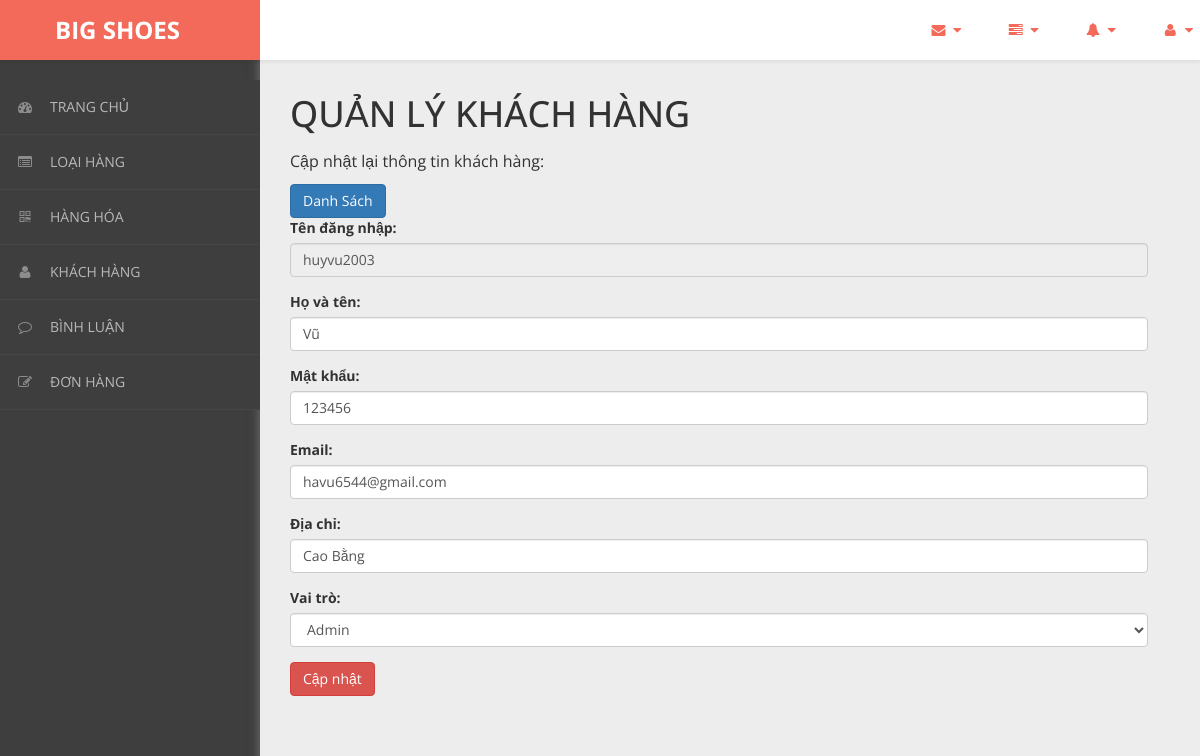
The app's page /admin/content/khach-hang/khach-hang-update.php?ma_kh=huyvu2003 with its own data.
### tables this page shows
CREATE TABLE `khach_hang` (
  `ma_kh` varchar(50) NOT NULL,
  `ho_ten` varchar(50) NOT NULL,
  `mat_khau` varchar(50) NOT NULL,
  `email` varchar(50) NOT NULL,
  `dia_chi` varchar(50) NOT NULL,
  `vai_tro` int(11) NOT NULL DEFAULT 0
);

### admin/dao/pdo.php (called while the page is built, shortened)
<?php
    function pdo_get_connection(){
        $pdo = new PDO("mysql:host=localhost;dbname=bigshoes",'root','');
        $pdo->setAttribute(PDO::ATTR_ERRMODE, PDO::ERRMODE_EXCEPTION);
        return $pdo;
    }
    function pdo_query_one($sql){
        $sql_args = array_slice(func_get_args(),1);
        try{
            $conn = pdo_get_connection();
            $stmt = $conn ->prepare($sql);
            $stmt -> execute($sql_args);
            $row = $stmt -> fetch();
            return $row;
        }catch(PDOException $e){
            throw $e;
        }finally{
            unset($conn);
        }
    }
    ?>

### admin/dao/khach-hang.php (called while the page is built, shortened)
<?php
    require_once ('pdo.php');
    function khach_hang_select_by_id($ma_kh){
        $sql = "SELECT * FROM khach_hang WHERE ma_kh=?";
        return pdo_query_one($sql,$ma_kh);
    }
?>

### admin/content/khach-hang/khach-hang-update.php (the view, shortened to what this page needs)
<!DOCTYPE html>
<html xmlns="http://www.w3.org/1999/xhtml">
<head>
    <link href="../../../css/admin/css/bootstrap.css" rel="stylesheet" />
    <link href="../../../css/admin/css/font-awesome.css" rel="stylesheet" />
    <link href="../../../css/admin/css/custom-styles.css" rel="stylesheet" />
</head>
<body>
    <div id="wrapper">
        <nav class="navbar navbar-default top-navbar" role="navigation">
            <div class="navbar-header">
                <a class="navbar-brand" href="../../../../bigshoes/trang-chinh/"><strong style = "margin-left: 40px;">BIG SHOES</strong></a>
            </div>
            <ul class="nav navbar-top-links navbar-right">
                <li class="dropdown">
                    <a class="dropdown-toggle" data-toggle="dropdown" href="#" aria-expanded="false">
                        <i class="fa fa-envelope fa-fw"></i> <i class="fa fa-caret-down"></i>
                    </a>
                </li>
                <li class="dropdown">
                    <a class="dropdown-toggle" data-toggle="dropdown" href="#" aria-expanded="false">
                        <i class="fa fa-tasks fa-fw"></i> <i class="fa fa-caret-down"></i>
                    </a>
                </li>
                <li class="dropdown">
                    <a class="dropdown-toggle" data-toggle="dropdown" href="#" aria-expanded="false">
                        <i class="fa fa-bell fa-fw"></i> <i class="fa fa-caret-down"></i>
                    </a>
                </li>
                <li class="dropdown">
                    <a class="dropdown-toggle" data-toggle="dropdown" href="#" aria-expanded="false">
                        <i class="fa fa-user fa-fw"></i> <i class="fa fa-caret-down"></i>
                    </a>
                </li>
            </ul>
        </nav>
        <nav class="navbar-default navbar-side" role="navigation">
            <div class="sidebar-collapse">
                <ul class="nav" id="main-menu">
                <li>
                        <a href="../thong-ke/thong-ke-list.php"><i class="fa fa-dashboard"></i>TRANG CHỦ</a>
                    </li>
                    <li>
                        <a href="../loai-hang/loai-hang-list.php"><i class="fa fa-list-alt" aria-hidden="true"></i>LOẠI HÀNG</a>
                    </li>
                    <li>
                        <a href="../hang-hoa/hang-hoa-list.php"><i class="fa fa-qrcode"></i>HÀNG HÓA</a>
                    </li>
                    <li>
                        <a href="../khach-hang/khach-hang-list.php"><i class="fa fa-user"></i>KHÁCH HÀNG</a>
                    </li>
                    <li>
                        <a href="../binh-luan/binh-luan-list.php"><i class="fa fa-comment-o" aria-hidden="true"></i>BÌNH LUẬN</a>
                    </li>
                    <li>
                        <a href="../hoa-don/hoa-don-list.php"><i class="fa fa-edit"></i>ĐƠN HÀNG</a>
                    </li>
                </ul>
            </div>
        </nav>
        <div id="page-wrapper">
		  <div class="header">
                        <div class="page-header">
                            <h1>QUẢN LÝ KHÁCH HÀNG</h1>
                            <p>Cập nhật lại thông tin khách hàng: </p>
                            <?php
                                require_once ('../../dao/khach-hang.php');
                                extract($_REQUEST);
                                $item = khach_hang_select_by_id($ma_kh);
                                extract($item);
                                extract($_REQUEST);
                            ?>
                            <a href="khach-hang-list.php"><button class="btn btn-primary">Danh Sách</button></a>
                            <form action="" method="post" enctype="multipart/form-data">
                            <div class="form-group">
                            <label for="">Tên đăng nhập:</label>
                            <input type="text" class="form-control" name="ma_kh"
                                placeholder="Nhập tên đăng nhập ..." value="<?=$ma_kh?>" readonly>
                            </div>
                            <div class="form-group">
                            <label for="">Họ và tên:</label>
                            <input type="text" class="form-control" name="ho_ten"
                                placeholder="Nhập họ và tên ..." value="<?=$ho_ten?>">
                            </div>
                            <div class="form-group">
                            <label for="">Mật khẩu:</label>
                            <input type="text" class="form-control" name="mat_khau"
                                placeholder="Nhập mật khẩu ..." value="<?=$mat_khau?>">
                            </div>
                            <div class="form-group">
                            <label for="">Email:</label>
                            <input type="text" class="form-control" name="email"
                                placeholder="Nhập email ..." value = "<?=$email?>">
                            </div>
                            <div class="form-group">
                            <label for="">Địa chỉ:</label>
                            <input type="text" class="form-control" name="dia_chi"
                                placeholder="Nhập địa chỉ ..." value = "<?=$dia_chi?>">
                            </div>
                            <div class="form-group">
                            <label for="">Vai trò:</label>
                            <select class="form-control" id="sel1" name="vai_tro">
                                <option value="1" <?php if($vai_tro==1) echo "selected" ?>>Admin</option>
                            </select>
                            </div>
                            <button type="submit" name="btn_update" class="btn btn-danger">Cập nhật</button>
                        </form>
                        </div>
		</div>
            </div>
        </div>
</body>
</html>

### css/admin/css/custom-styles.css (style rules this page uses)
body { font-family: 'Open Sans', sans-serif; background: #3E3E3E; }
#wrapper { width: 100%; }
#page-wrapper { padding: 15px 15px; min-height: 600px; background: #EDEDED; }
h1, .h1, h2, .h2, h3, .h3 { margin-top: 7px; margin-bottom: -5px; }
p { font-size:16px; line-height:25px; padding-top:20px; }
.navbar-side { z-index: 0; }
.navbar-side .nav > li > a > i { color: #8C8C8C;padding: 8px;width: 30px;text-align: center; }
.top-navbar { position: fixed; width: 100%; z-index: 300; -webkit-box-shadow: 0 3px 3px rgba(0, 0, 0, 0.05); -moz-box-shadow: 0 3px 3px rgba(0, 0, 0, 0.05); box-shadow: 0 3px 3px rgba(0, 0, 0, 0.05); }
.navbar-side { z-index: 1; position: fixed; width: 260px; top: 80px; }
#page-wrapper { position: relative; top: 55px; box-shadow: 0 0 10px #757575; -moz-box-shadow: 0 0 10px #757575; -webkit-box-shadow: 0 0 10px #757575; }
.page-header { margin: 0;border-bottom: 1px solid transparent;text-align: left;background-color: rgb(237, 237, 237);padding: 32px 22px 32px 0;color: #323232; }
.header { margin: 0 30px; }
.top-navbar { margin:0px; }
.top-navbar .navbar-brand { color: #fff;width: 260px;text-align: left;height: 60px;font-size: 24px;font-weight: 700;line-height: 30px;background: #F36A5A; }
.top-navbar .nav > li { position: relative; display: inline-block; margin: 0px; padding: 0px; }
.top-navbar .nav > li > a { position: relative; display: block; padding: 20px;color: #FFFFFF; margin: 0px; }
.sidebar-collapse , .sidebar-collapse .nav { background:none; }
.sidebar-collapse .nav { padding:0; }
.sidebar-collapse .nav > li > a { color: #B8B8B8; background:transparent; text-shadow:none; font-size: 14px; }
.sidebar-collapse > .nav > li > a { padding: 12px 10px; }
.sidebar-collapse > .nav > li { border-bottom: 1px solid rgba(107, 108, 109, 0.19); }
.navbar-side { border:none; background: #3E3E3E; }
.top-navbar { background: #FFFFFF; border-bottom:none; }
.top-navbar .nav > li > a > i { margin-right: 2px; }
.navbar-default { border:0px solid black; }
.navbar-header { background: transparent; }
.nav > li > a > i { margin-right:10px; color: rgb(243, 106, 90); }
@media (min-width:768px) { #page-wrapper { margin: 0 0 0 260px; padding: 0; min-height: 1200px; } }
@media (min-width:768px) { .navbar-side { width: 260px; z-index: 1; } }
@media (min-width:768px) { .navbar { border-radius: 0px; } }

### records on screen
khach_hang: ho_ten "Vũ", mat_khau "123456", email "havu6544@gmail.com", dia_chi "Cao Bằng", vai_tro "Admin"
